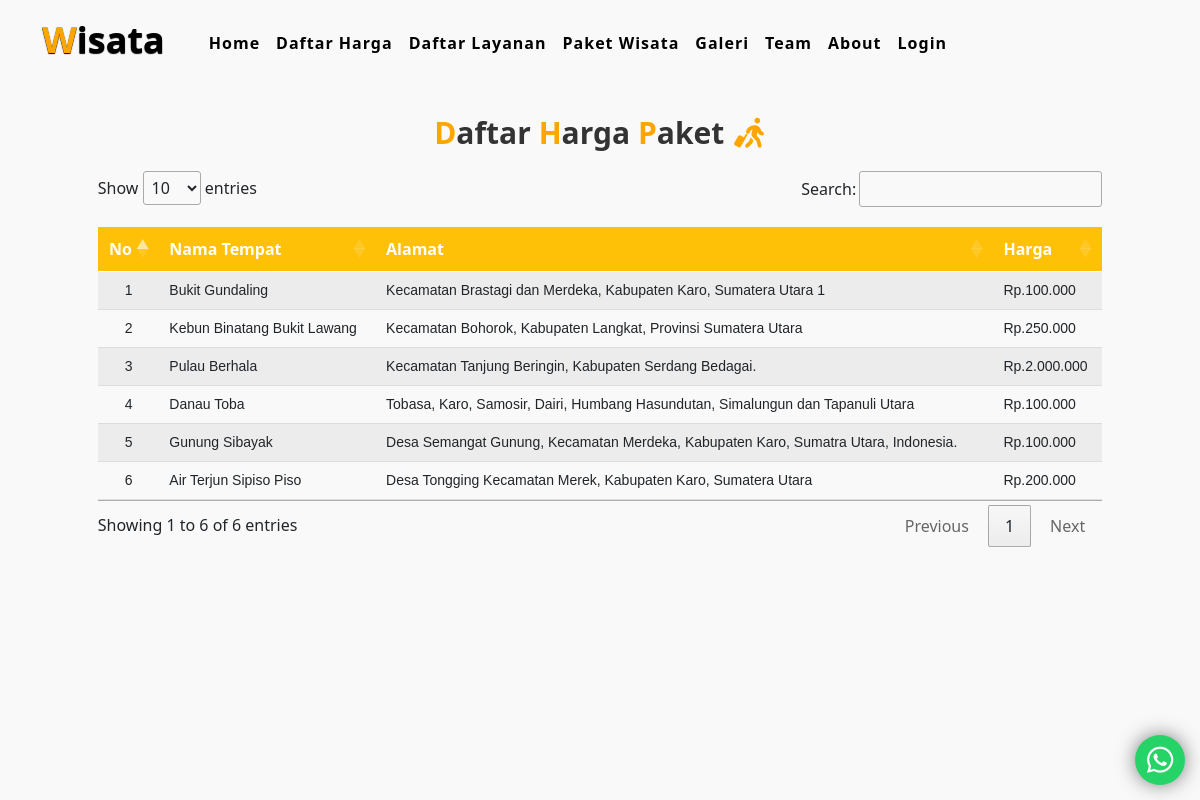
The app's page /?daftar-harga with its own data.
### tables this page shows
CREATE TABLE `wisata` (
  `idwisata` int(11) NOT NULL,
  `nama` varchar(128) DEFAULT NULL,
  `alamat` varchar(128) DEFAULT NULL,
  `harga` int(11) DEFAULT NULL,
  `cover` varchar(255) NOT NULL,
  `linkyt` varchar(255) NOT NULL,
  `no_wa` varchar(20) NOT NULL
);

### config/function.php (called while the page is built, shortened)
<?php
function money($str)
{
    return 'Rp.' . number_format($str, 0, ',', '.');
}

### views/daftar_harga.php (the view)
<div class="container">
<div class="main-txt">
            <h1><span>D</span>aftar <span>H</span>arga <span>P</span>aket <i class="fa-solid fa-person-walking-luggage"></i></h1>
         </div>
<div class="table-responsive">
    <table id="hargaTable" class="table table-striped table-sm">
        <thead class="bg-warning">
            <tr>
                <th scope="col" class="text-center">No</th>
                <th scope="col">Nama Tempat</th>
                <th scope="col">Alamat</th>
                <th scope="col">Harga</th>
            </tr>
        </thead>
        <tbody>
            <?php
            $n = 1;
            $query = mysqli_query($con, "SELECT * FROM wisata ORDER BY idwisata DESC") or die(mysqli_error($con));
            while ($row = mysqli_fetch_array($query)):
            ?>
            <tr>
                <td class="text-center"><?= $n++; ?></td>
                <td><?= $row['nama']; ?></td>
                <td><?= $row['alamat']; ?></td>
                <td align="right"><?= money($row['harga']); ?></td>
            </tr>
            <?php
            endwhile;
            ?>
        </tbody>
    </table>
</div>
</div>

### assets/css/style.css (style rules this page uses)
* { margin: 0; padding: 0; box-sizing: border-box; text-decoration: none; list-style: none; scroll-behavior: smooth; }
body { background: #f9f9f9; }
.main-txt h1 { text-align: center; margin-top: 30px; font-weight: 700; }
.main-txt h1 span { color: orange; }
.table-responsive { margin: 20px auto; max-width: 90%; overflow-x: auto; }
table { width: 100%; border-collapse: collapse; margin: 20px 0; }
thead th { background-color: #007bff; color: #ffffff; padding: 12px; text-align: left; }
tbody td { padding: 12px; border-bottom: 1px solid #dddddd; }
tbody tr:nth-child(even) { background-color: #f2f2f2; }
table th, table td { text-align: left; }
table td { font-family: 'Arial', sans-serif; font-size: 14px; }
.main-txt h1 { font-size: 30px; font-weight: bold; color: #333; text-align: center; margin-bottom: 20px; }
.main-txt i { color: orange; }

### records on screen
wisata: nama "Bukit Gundaling", alamat "Kecamatan Brastagi dan Merdeka, Kabupaten Karo, Sumatera Utara 1", harga "Rp.100.000"
wisata: nama "Kebun Binatang Bukit Lawang", alamat "Kecamatan Bohorok, Kabupaten Langkat, Provinsi Sumatera Utara", harga "Rp.250.000"
wisata: nama "Pulau Berhala", alamat "Kecamatan Tanjung Beringin, Kabupaten Serdang Bedagai.", harga "Rp.2.000.000"
wisata: nama "Danau Toba", alamat "Tobasa, Karo, Samosir, Dairi, Humbang Hasundutan, Simalungun dan Tapanuli Utara", harga "Rp.100.000"
wisata: nama "Gunung Sibayak", alamat "Desa Semangat Gunung, Kecamatan Merdeka, Kabupaten Karo, Sumatra Utara, Indonesia.", harga "Rp.100.000"
wisata: nama "Air Terjun Sipiso Piso", alamat "Desa Tongging Kecamatan Merek, Kabupaten Karo, Sumatera Utara", harga "Rp.200.000"
